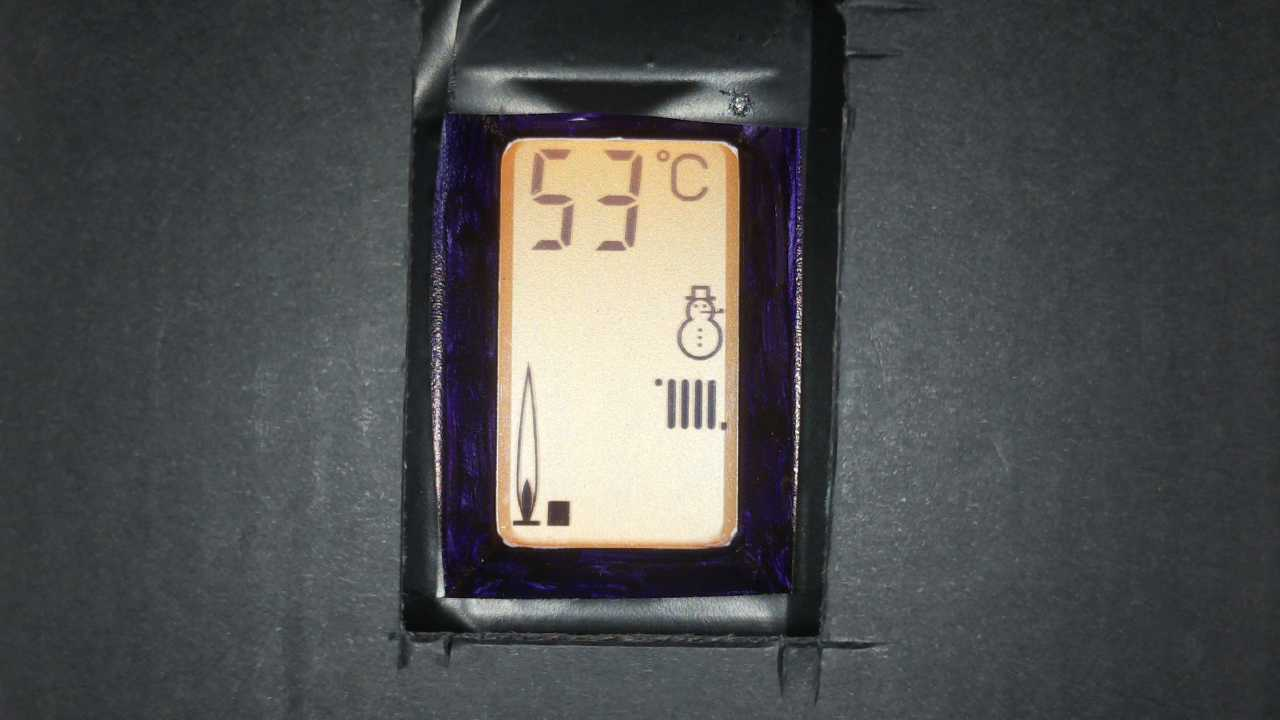
#> input picture boilerrecognition/test/photo_feed.jpg, 1280 x 720 px
$ python debug_temperature.py test/photo_feed.jpg
#> lines starting #> are read from the running program, lines starting #| are printed output that depends on the picture
#> further down, image is the input picture: shape (720, 1280, 3); mean B, G, R 79, 79, 78.2
#!/usr/bin/env python3
"""
Debug temperature detection - Simplified to working methods only
Tests only binary and adaptive thresholds at 80 and 100
"""

import cv2
import numpy as np
import subprocess
import tempfile
import os
import sys

ROI_TEMPERATURE = [140, 260, 520, 650]

def test_ssocr_methods(image, roi):
    """Test only the methods that produce valid results"""

    y1, y2, x1, x2 = roi
    temp_roi = image[y1:y2, x1:x2]
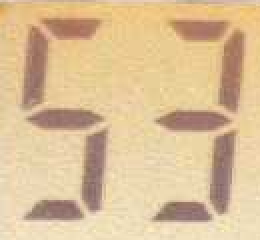
#> temp_roi: shape (120, 130, 3) (shown 2 times larger); mean B, G, R 150.3, 190.8, 219.4
    gray = cv2.cvtColor(temp_roi, cv2.COLOR_BGR2GRAY)
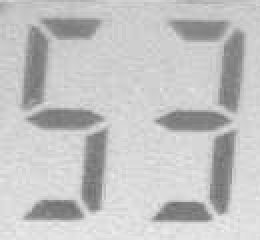
#> gray: shape (120, 130) (shown 2 times larger); min 103, max 240, mean 194.7

    print(f"Temperature ROI: {gray.shape}")
#| Temperature ROI: (120, 130)
    print(f"Pixel stats: min={np.min(gray)}, max={np.max(gray)}, mean={np.mean(gray):.1f}, std={np.std(gray):.1f}")
#| Pixel stats: min=103, max=240, mean=194.7, std=31.0
    print()

    # Save original
    cv2.imwrite('debug_temp_original.jpg', temp_roi)
    cv2.imwrite('debug_temp_gray.jpg', gray)

    # Only test methods that work: binary and adaptive at 80 and 100
    methods = [
        # Binary methods - normal (light bg, dark digits)
        ("binary_inv_80", lambda g: cv2.threshold(g, 80, 255, cv2.THRESH_BINARY_INV)[1]),
        ("binary_inv_100", lambda g: cv2.threshold(g, 100, 255, cv2.THRESH_BINARY_INV)[1]),

        # Binary methods - inverted (dark bg, light digits)
        ("binary_80", lambda g: cv2.threshold(g, 80, 255, cv2.THRESH_BINARY)[1]),
        ("binary_100", lambda g: cv2.threshold(g, 100, 255, cv2.THRESH_BINARY)[1]),

        ("binary_inv_60", lambda g: cv2.threshold(g, 60, 255, cv2.THRESH_BINARY_INV)[1]),
        ("binary_inv_120", lambda g: cv2.threshold(g, 120, 255, cv2.THRESH_BINARY_INV)[1]),

        # Binary methods - inverted (dark bg, light digits)
        ("binary_60", lambda g: cv2.threshold(g, 60, 255, cv2.THRESH_BINARY)[1]),
        ("binary_120", lambda g: cv2.threshold(g, 120, 255, cv2.THRESH_BINARY)[1]),

        # Adaptive methods - normal
        ("adaptive_mean_inv_80", lambda g: cv2.adaptiveThreshold(g, 255, cv2.ADAPTIVE_THRESH_MEAN_C,
                                                                   cv2.THRESH_BINARY_INV, 11, 2)),
        ("adaptive_gaussian_inv_80", lambda g: cv2.adaptiveThreshold(g, 255, cv2.ADAPTIVE_THRESH_GAUSSIAN_C,
                                                                       cv2.THRESH_BINARY_INV, 11, 2)),

        # Adaptive methods - inverted
        ("adaptive_mean_80", lambda g: cv2.adaptiveThreshold(g, 255, cv2.ADAPTIVE_THRESH_MEAN_C,
                                                               cv2.THRESH_BINARY, 11, 2)),
        ("adaptive_gaussian_80", lambda g: cv2.adaptiveThreshold(g, 255, cv2.ADAPTIVE_THRESH_GAUSSIAN_C,
                                                                   cv2.THRESH_BINARY, 11, 2)),
    ]

    results = []

    print("Testing working methods:")
    print("="*80)

    for method_name, preprocess_func in methods:
        try:
            # Apply preprocessing
            processed = preprocess_func(gray)

            # Save debug image
            cv2.imwrite(f'debug_temp_{method_name}.jpg', processed)

            # Run ssocr
            with tempfile.NamedTemporaryFile(suffix='.png', delete=False) as tmp:
                cv2.imwrite(tmp.name, processed)

                try:
                    result = subprocess.run(
                        ['ssocr', '--number-digits=2', '-d', '2', tmp.name],
                        capture_output=True,
                        text=True,
                        timeout=5
                    )

                    if result.returncode == 0:
                        temp_str = result.stdout.strip()
                        if temp_str.isdigit() and len(temp_str) == 2:
                            temp = int(temp_str)
                            valid = "✓" if 30 <= temp <= 90 else "✗"
                            results.append((method_name, temp, valid))
                            print(f"{valid} {method_name:30s} → {temp}°C")
                        else:
                            print(f"✗ {method_name:30s} → Invalid: '{temp_str}'")
                    else:
                        stderr = result.stderr.strip()[:50]
                        print(f"✗ {method_name:30s} → ssocr failed: {stderr}")

                except subprocess.TimeoutExpired:
                    print(f"✗ {method_name:30s} → Timeout")
                except FileNotFoundError:
                    print(f"✗ ssocr not installed")
                    return
                finally:
                    try:
                        os.unlink(tmp.name)
                    except:
                        pass

        except Exception as e:
            print(f"✗ {method_name:30s} → Error: {e}")
#> after the loop, results = []

    print("="*80)
    print()

    if results:
        # Find most common valid result
        valid_results = [r for r in results if r[2] == "✓"]
        if valid_results:
            temps = [r[1] for r in valid_results]
            most_common = max(set(temps), key=temps.count)
            count = temps.count(most_common)

            print(f"✅ CONSENSUS: {most_common}°C ({count}/{len(valid_results)} methods agree)")
            print()
            print("Best methods for this image:")
            for method, temp, valid in valid_results:
                if temp == most_common:
                    print(f"  • {method}")

            print()
            print("Recommendation:")
            best_methods = [m for m, t, v in valid_results if t == most_common]

            # Categorize by type
            binary_inv = [m for m in best_methods if m.startswith('binary_inv')]
            binary = [m for m in best_methods if m.startswith('binary_') and not m.startswith('binary_inv')]
            adaptive = [m for m in best_methods if m.startswith('adaptive')]

            if len(binary_inv) >= 2:
                print("  → Flame OFF (no backlight) - use binary_inv methods")
            elif len(binary) >= 2:
                print("  → Flame ON (orange backlight) - use binary methods")
            elif len(adaptive) >= 2:
                print("  → Use adaptive methods")
            else:
                print("  → Mixed results - try multiple methods with consensus")

        else:
            print("❌ No valid results found!")
            print()
            print("Troubleshooting:")
            print("  1. Check flame state - is backlight ON (orange) or OFF?")
            print("  2. Verify ROI coordinates are correct")
            print("  3. Check if digits are clearly visible in debug_temp_gray.jpg")
            print("  4. Try adjusting ROI or lighting")
    else:
        print("❌ No results at all")
        print("  → ssocr may not be working properly")

    print()
    print(f"Saved {len(methods) + 2} debug images: debug_temp_*.jpg")
    print("Inspect these images to see which preprocessing works best")

if __name__ == "__main__":
    if len(sys.argv) < 2:
        print("Usage: python debug_temperature.py <image.jpg>")
        sys.exit(1)

    image = cv2.imread(sys.argv[1])
    if image is None:
        print(f"Error loading {sys.argv[1]}")
        sys.exit(1)

    test_ssocr_methods(image, ROI_TEMPERATURE)
#> (the call stopped at in test_ssocr_methods, `result = subprocess.run( ['ssocr', '--number-digits=2', '-d', '2', tmp..`: subprocess is not available in this run)
